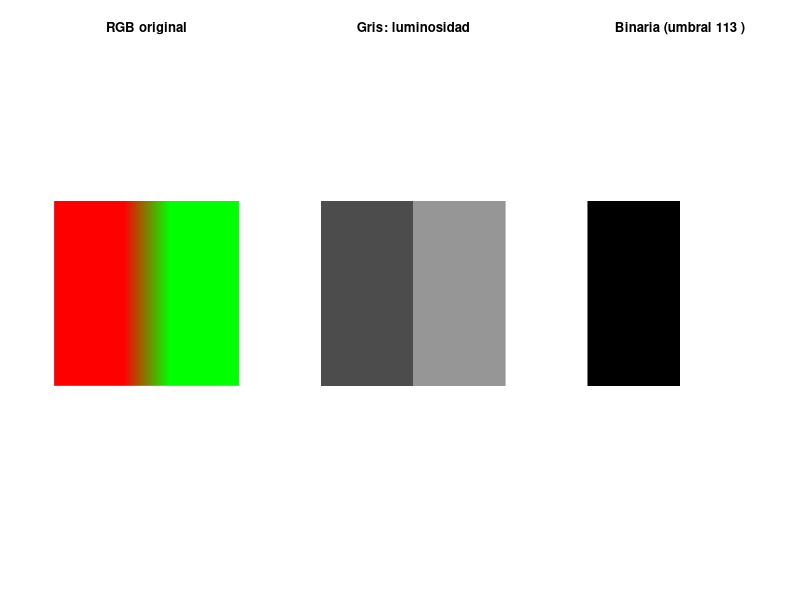

The R source for this figure:
# PASO: 15
# R llena las matrices por columnas, así que cada valor se repite 5 veces seguidas
gris <- matrix(rep(seq(0, 255, length.out = 5), each = 5), nrow = 5, ncol = 5)

print(gris)
print(dim(gris))
print(mean(gris))


# PASO: 16
# ---- Imagen RGB 4x4 de dos mitades ----
rgb <- array(0, dim = c(4, 4, 3))

rgb[, 1:2, 1] <- 255   # mitad izquierda: canal R = 255 (rojo)
rgb[, 3:4, 2] <- 255   # mitad derecha:  canal G = 255 (verde)

print(dim(rgb))
print(rgb[1, 1, ])   # píxel extremo izquierdo
print(rgb[1, 4, ])   # píxel extremo derecho


# PASO: 18
# ---- Luminosidad ponderada ----
gris_luminosidad <- 0.299 * rgb[, , 1] + 0.587 * rgb[, , 2] + 0.114 * rgb[, , 3]

print(gris_luminosidad)


# ---- Visualización (equivalente a imshow de Python) ----
par(mfrow = c(1, 3))

# 1. Imagen RGB original: as.raster necesita valores entre 0 y 1
plot(as.raster(rgb / 255))
title("RGB original")

# 2. Luminosidad en gris
image(t(gris_luminosidad[4:1, ]), col = gray(0:255 / 255), zlim = c(0, 255),
      axes = FALSE, asp = 1, main = "Gris: luminosidad")

# 3. Binaria (umbral 113, el mismo que en Python)
umbral <- 113
binaria <- ifelse(gris_luminosidad > umbral, 255, 0)
image(t(binaria[4:1, ]), col = gray(0:255 / 255), zlim = c(0, 255),
      axes = FALSE, asp = 1, main = paste("Binaria (umbral", umbral, ")"))

par(mfrow = c(1, 1))
